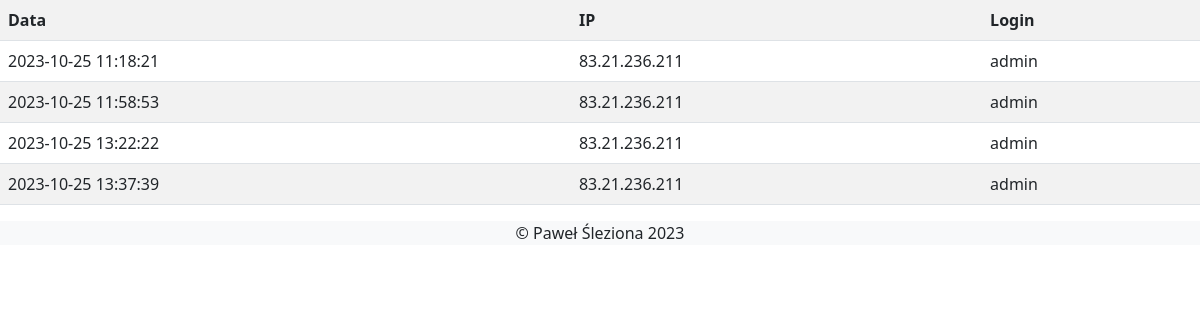
Page /logs.php (signed in) on the committed database.
### tables this page shows
CREATE TABLE `break_ins` (
  `id` int(11) NOT NULL,
  `ip` text NOT NULL,
  `date` datetime NOT NULL DEFAULT CURRENT_TIMESTAMP,
  `user` text NOT NULL
);

### logs.php (the view, shortened to what this page needs)
<?php declare(strict_types=1);
$link = mysqli_connect('mysql01.slezionp.beep.pl', 'slezionap5', 'Kilof123$', 'z5_slezionp');
$result = mysqli_query($link, "select * from break_ins");
?>
<!DOCTYPE html>
<html lang="pl">
<head>
    <link href="https://cdn.jsdelivr.net/npm/bootstrap@5.3.0-alpha1/dist/css/bootstrap.min.css" rel="stylesheet">
    <link rel="stylesheet" type="text/css" href="https://cdn.datatables.net/1.10.24/css/dataTables.bootstrap5.min.css">
</head>
<body onload="myLoadHeader()">
<main>
    <table class="table table-striped">
        <tr>
            <th>Data</th>
            <th>IP</th>
            <th>Login</th>
        </tr>
        <?php
            foreach ($result as $data)
                echo "<tr>
                        <td>".$data['date']."</td>
                        <td>".$data['ip']."</td>
                        <td>".$data['user']."</td>
                      </tr>";
        ?>
    </table>
</main>
<?php require_once 'footer.php'; ?>
</body>
</html>

### footer.php (shortened to what this page needs)
<footer class="page-footer mt-auto bg-light border-primary text-center">
	<div class="container-fluid">
           &copy; Paweł Śleziona 2023
	</div>
</footer>

### rows in the picture
break_ins: date "2023-10-25 11:18:21", ip "83.21.236.211", user "admin"
break_ins: date "2023-10-25 11:58:53", ip "83.21.236.211", user "admin"
break_ins: date "2023-10-25 13:22:22", ip "83.21.236.211", user "admin"
break_ins: date "2023-10-25 13:37:39", ip "83.21.236.211", user "admin"
